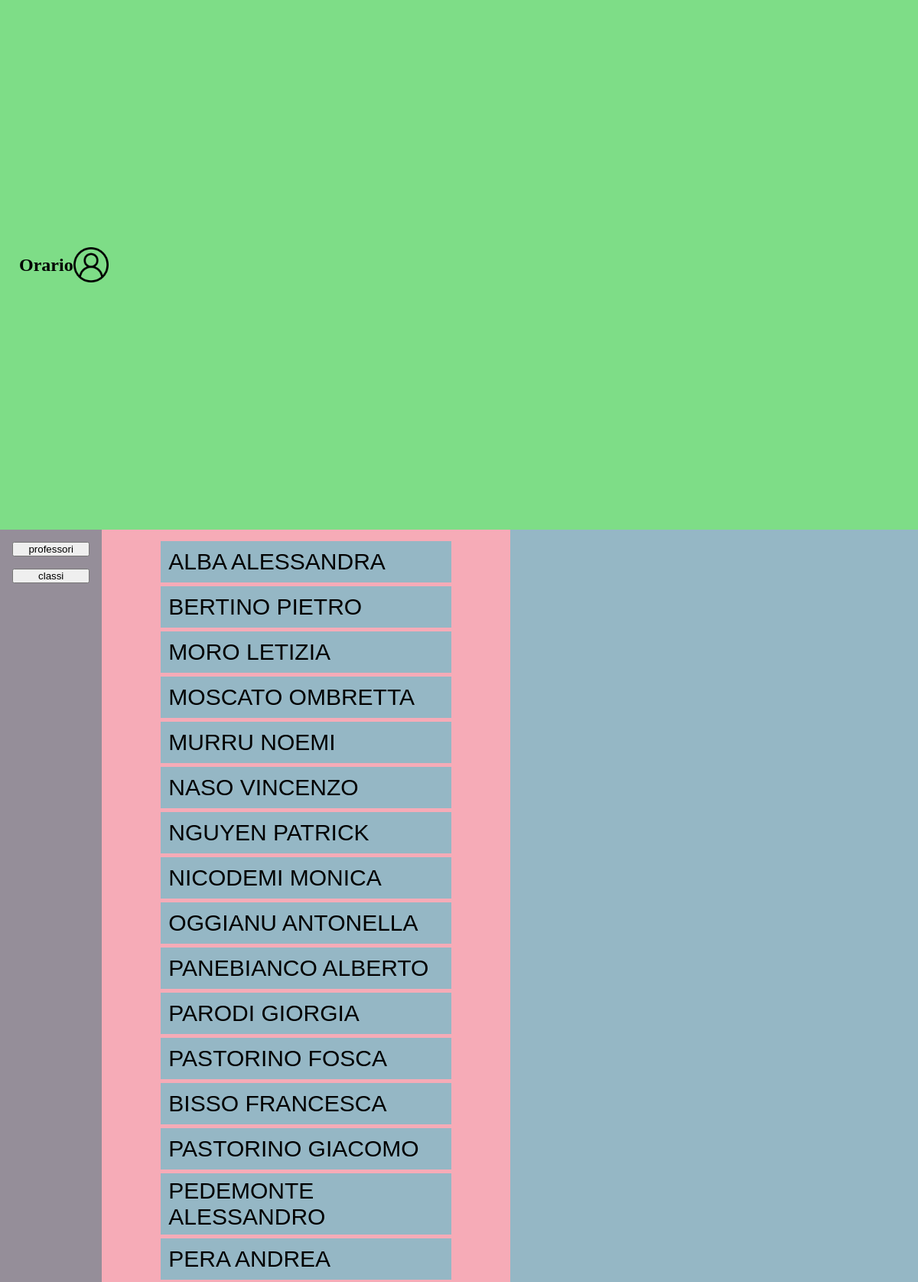
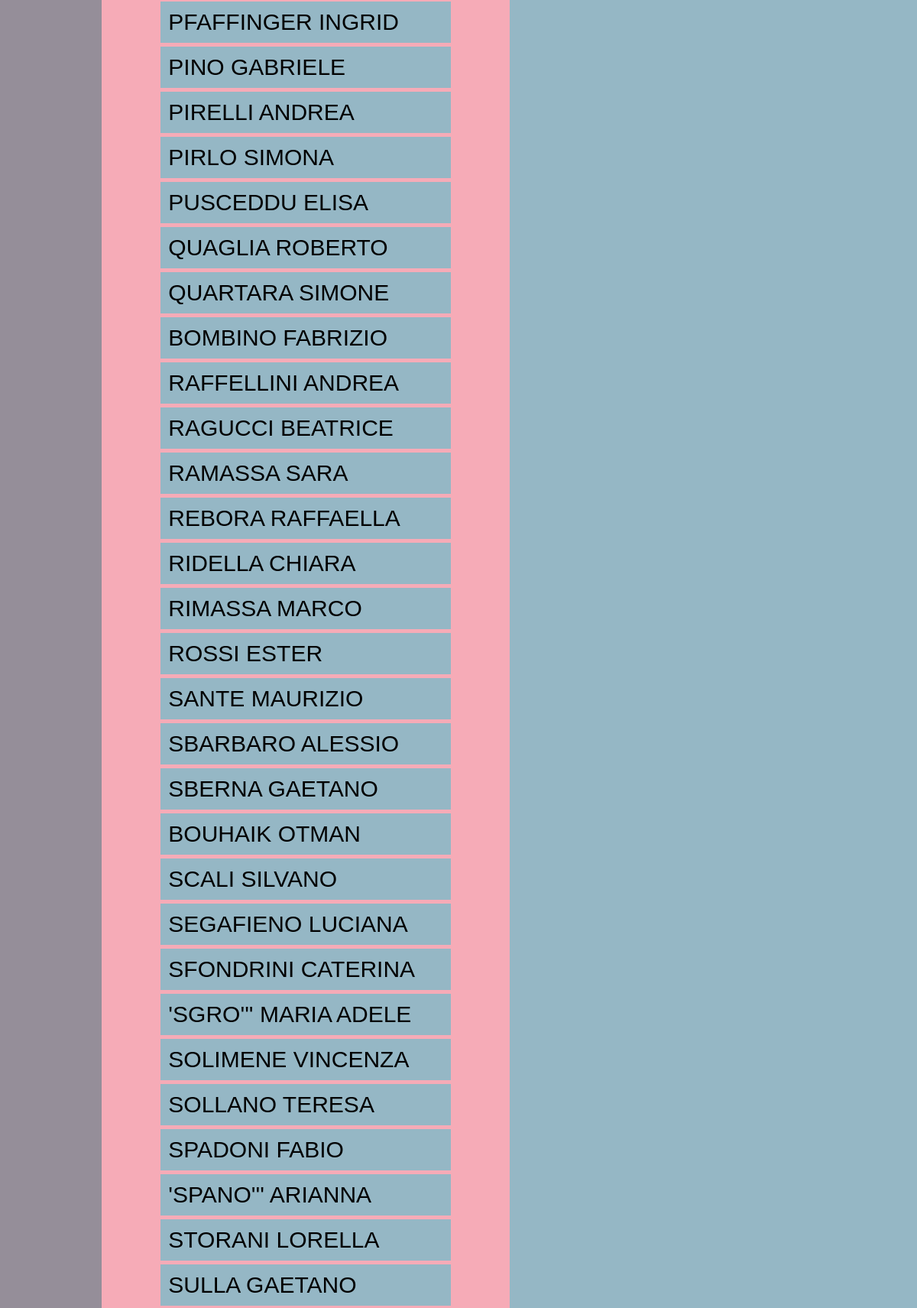
/giorgio.php (upper part), run on the app's committed database (2 pictures, top to bottom).
### tables this page shows
CREATE TABLE `prof` (
  `idUtente` varchar(255) NOT NULL,
  `nome` varchar(255) DEFAULT NULL,
  `cognome` varchar(255) DEFAULT NULL,
  `oreSup` int(11) DEFAULT NULL
);

### giorgio.php (the view, shortened to what this page needs)
<!DOCTYPE html>
<html>
<head>
    <link rel="stylesheet" href="stileIndex.css">
</head>
<body>
<div class="grid-container">
  <div id="header">
    <h2>Orario</h2>
    <img class="icon" src="images/account.png">
  </div>
  <div id="sidebar">
    <button id="">professori</button>
    <button id="">classi</button>
  </div>
  <div id="contenitore-1">
  <?php
    try{
      $pdo = new PDO("mysql:host=localhost; dbname=gestione_orario", "root", "");
      $query = $pdo->prepare("SELECT nome, cognome FROM prof");
      $query->execute();
      while ($riga = $query->fetch()) {
          echo "<div id='element'>".$riga[0]." ".$riga[1]."</div>";
      }
    }
    catch (PDOException $e){
        echo "Impossibile connettersi al server di database. ".$e;
        exit();
    }
    ?>
  </div>
  <div id="contenitore-2">
  </div>
</div>
</body>
</html>

### stileIndex.css (style rules this page uses)
* { margin: 0; padding: 0; }
body { margin:0; padding: 0; width: 100%; height: 100vh; }
.grid-container { display: grid; grid-template-columns: .25fr 1fr 1fr; grid-template-rows: 1fr 10fr 1fr 1fr; gap: 0px; height: 100%; }
#header { background-color: #7EDD87; grid-row-start: 1; grid-column-start: 1; grid-row-end: 2; grid-column-end: 4; display: flex; align-items: center; padding: 25px; }
#sidebar { background-color: #958E99; grid-row-start: 2; grid-column-start: 1; grid-row-end: 4; grid-column-end: 2; display: flex; flex-direction: column; gap: 1em; padding: 1em; }
#contenitore-1 { background-color: #F6ABB7; grid-row-start: 2; grid-column-start: 2; grid-row-end: 4; grid-column-end: 2; display: flex; align-items: center; flex-direction: column; padding: 10px; overflow-y: scroll; }
#element { background-color: #95B7C5; width: 70%; height: 60px; font-size: 30px; font-family:'Lucida Sans', 'Lucida Sans Regular', 'Lucida Grande', 'Lucida Sans Unicode', Geneva, Verdana, sans-serif; display: flex; align-items: center; padding: 10px; margin-top: 5px; }
#contenitore-2 { background-color: #95B7C5; grid-row-start: 2; grid-column-start: 3; grid-row-end: 3; grid-column-end: 4; }
.icon { width: 46px; margin-right: 10px; }

### data on the page
prof: nome "ALBA", cognome "ALESSANDRA"
prof: nome "BERTINO", cognome "PIETRO"
prof: nome "MORO", cognome "LETIZIA"
prof: nome "MOSCATO", cognome "OMBRETTA"
prof: nome "MURRU", cognome "NOEMI"
prof: nome "NASO", cognome "VINCENZO"
prof: nome "NGUYEN", cognome "PATRICK"
prof: nome "NICODEMI", cognome "MONICA"
prof: nome "OGGIANU", cognome "ANTONELLA"
prof: nome "PANEBIANCO", cognome "ALBERTO"
prof: nome "PARODI", cognome "GIORGIA"
prof: nome "PASTORINO", cognome "FOSCA"
prof: nome "BISSO", cognome "FRANCESCA"
prof: nome "PASTORINO", cognome "GIACOMO"
prof: nome "PEDEMONTE", cognome "ALESSANDRO"
prof: nome "PERA", cognome "ANDREA"
prof: nome "PFAFFINGER", cognome "INGRID"
prof: nome "PINO", cognome "GABRIELE"
prof: nome "PIRELLI", cognome "ANDREA"
prof: nome "PIRLO", cognome "SIMONA"
prof: nome "PUSCEDDU", cognome "ELISA"
prof: nome "QUAGLIA", cognome "ROBERTO"
prof: nome "QUARTARA", cognome "SIMONE"
prof: nome "BOMBINO", cognome "FABRIZIO"
prof: nome "RAFFELLINI", cognome "ANDREA"
prof: nome "RAGUCCI", cognome "BEATRICE"
prof: nome "RAMASSA", cognome "SARA"
prof: nome "REBORA", cognome "RAFFAELLA"
prof: nome "RIDELLA", cognome "CHIARA"
prof: nome "RIMASSA", cognome "MARCO"
prof: nome "ROSSI", cognome "ESTER"
prof: nome "SANTE", cognome "MAURIZIO"
prof: nome "SBARBARO", cognome "ALESSIO"
prof: nome "SBERNA", cognome "GAETANO"
prof: nome "BOUHAIK", cognome "OTMAN"
prof: nome "SCALI", cognome "SILVANO"
prof: nome "SEGAFIENO", cognome "LUCIANA"
prof: nome "SFONDRINI", cognome "CATERINA"
prof: nome "'SGRO'''", cognome "MARIA ADELE"
prof: nome "SOLIMENE", cognome "VINCENZA"
prof: nome "SOLLANO", cognome "TERESA"
prof: nome "SPADONI", cognome "FABIO"
prof: nome "'SPANO'''", cognome "ARIANNA"
prof: nome "STORANI", cognome "LORELLA"
prof: nome "SULLA", cognome "GAETANO"
